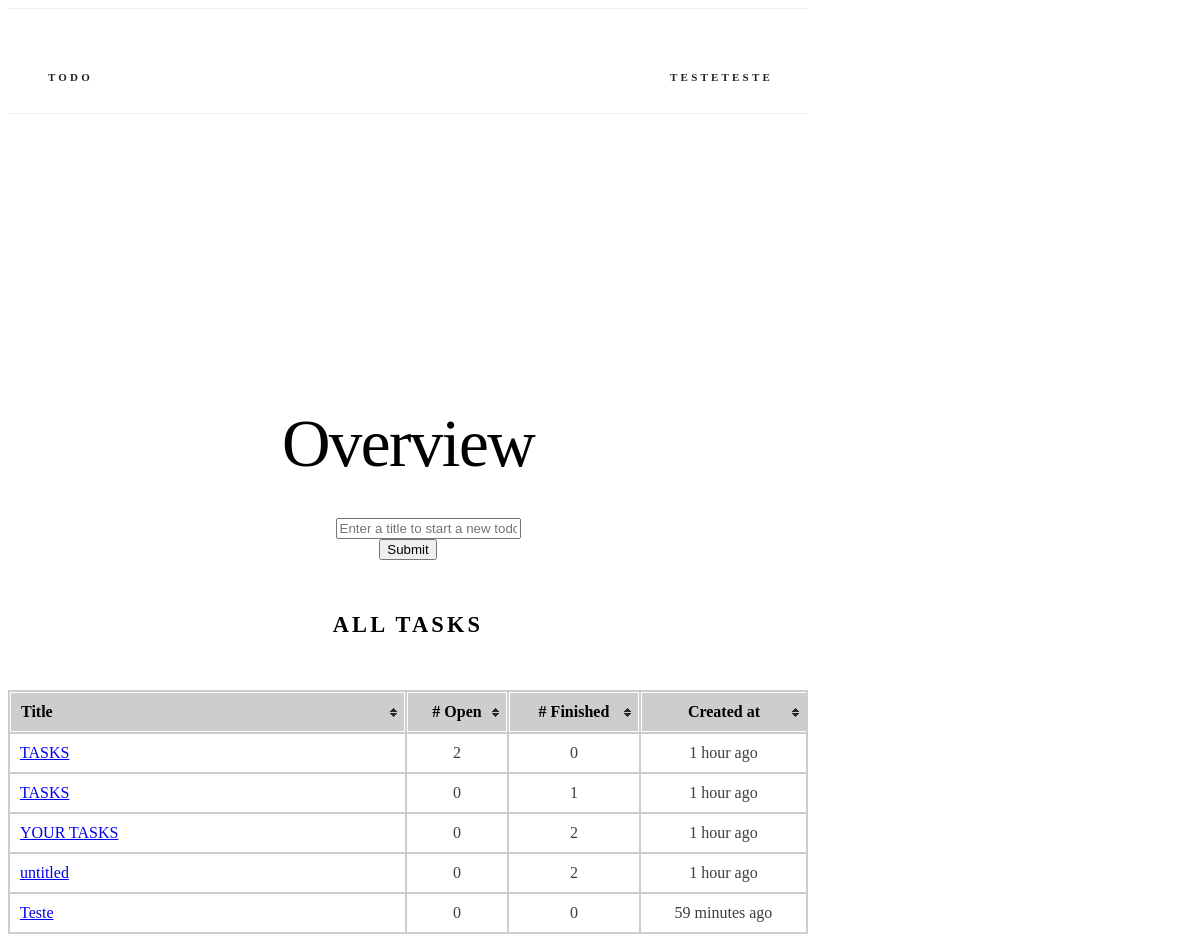
The app's page /todolists/ (signed in) with its own data.
### lists/models.py (models this page shows, shortened)
class TodoList(models.Model):
    title = models.CharField(max_length=128, default="YOUR TASKS")
    created_at = models.DateTimeField(auto_now=True)
    creator = models.ForeignKey(
        User, null=True, related_name="todolists", on_delete=models.CASCADE
    )
    class Meta:
        ordering = ("created_at",)
    def count_finished(self):
        return self.todos.filter(is_finished=True).count()
    def count_open(self):
        return self.todos.filter(is_finished=False).count()

### lists/views.py (the view)
# urls.py: path("todolists/", views.overview, name="overview"),
@login_required
def overview(request):
    if request.method == "POST":
        return redirect("lists:add_todolist")
    return render(request, "lists/overview.html", {"form": TodoListForm()})

### lists/forms.py
class TodoListForm(forms.Form):
    title = forms.CharField(
        **form_kwargs(
            widget=forms.TextInput(
                attrs=widget_attrs("Enter a title to start a new todolist")
            )
        )
    )

### lists/templatetags/lists_extras.py (called while the page is built)
@register.filter("humanize")
def humanize_time(dt, past_="ago", future_="from now", default="just now"):
    now = datetime.utcnow()
    dt = dt.replace(tzinfo=None)
    if now > dt:
        diff = now - dt
        dt_is_past = True
    else:
        diff = dt - now
        dt_is_past = False
    periods = (
        (diff.days // 365, "year", "years"),
        (diff.days // 30, "month", "months"),
        (diff.days // 7, "week", "weeks"),
        (diff.days, "day", "days"),
        (diff.seconds // 3600, "hour", "hours"),
        (diff.seconds // 60, "minute", "minutes"),
        (diff.seconds, "second", "seconds"),
    )
    for period, singular, plural in periods:
        if period:
            return "%d %s %s" % (
                period,
                singular if period == 1 else plural,
                past_ if dt_is_past else future_,
            )
    return default

@register.filter("in_seconds")
def in_seconds(dt):
    return int((dt.replace(tzinfo=None) - datetime(1970, 1, 1)).total_seconds())

### lists/templates/lists/overview.html (shortened to what this page needs)
{% extends "base.html" %}
{% load static %}
{% load lists_extras %}
{% block css %}
<link rel="stylesheet" href="{% static 'lists/css/table.css' %}"> {% endblock %}
{% block body %}
<section class="header">
  <h2 class="title">Overview</h2>
  <div class="row">
    <div class="six columns">
      <form action="{% url 'lists:add_todolist' %}" method=post>
        <dl>
          <dd>{{ form }}
          <dt><input type="submit" value="Submit">
        </dl>
      </form>
    </div>
  </div>
  <div class="row">
    <div class="u-full-width">
      <h6 class="docs-header todolist-overview">All tasks</h6>
      <table id="todolist-overview-table" class="tablesorter">
        <thead>
          <tr>
            <th class='todolist-title'>Title</th>
            <th># Open</th>
            <th># Finished</th>
            <th class="datetime">Created at</th>
          </tr>
        </thead>
        <tbody>
          {% for todolist in user.todolists.all %}
          <tr>
            <td class='todolist-title'><a href="{% url 'lists:todolist' todolist_id=todolist.id %}">{{ todolist.title }}</a></td>
            <td>{{ todolist.count_open }}</td>
            <td>{{ todolist.count_finished }}</td>
            <td data-time-in-seconds="{{ todolist.created_at|in_seconds }}">{{ todolist.created_at|humanize }}</td>
          </tr>
          {% endfor %}
        </tbody>
      </table>
    </div>
  </div>
</section>
{% endblock %}

### todolist/templates/base.html (shortened to what this page needs)
<!DOCTYPE html>
<html lang="en">
<head>
  {% load static %}
  <link rel="stylesheet" type='text/css' href="https://cdnjs.cloudflare.com/ajax/libs/normalize/3.0.2/normalize.min.css">
  <link rel="stylesheet" type='text/css' href="https://cdnjs.cloudflare.com/ajax/libs/skeleton/2.0.4/skeleton.min.css">
  <link rel="stylesheet" type='text/css' href="{% static 'css/custom.css' %}">
  {% block css %}{% endblock %}
</head>
<body>
  <div class="container">
    <nav class="navbar">
      <div class="container">
        <ul class="navbar-list">
          <li class="navbar-item"><a class="navbar-link" href="{% url 'lists:index' %}">TODO</a></li>
          {% if not user.is_authenticated %}
          <li class="navbar-item">
            <a class="navbar-link" href="{% url 'auth:login' %}">Login</a> {% else %}
            <li class="navbar-item">
              <a class="navbar-link" href="#" data-popover="#moreNavPopover">{{ user.username }}</a>
            </li>
            {% endif %}
        </ul>
      </div>
    </nav>
    {% block body %}{% endblock %}
  </div>
</body>
</html>

### todolist/static/css/custom.css (style rules this page uses)
.title { margin-top: 0; margin-bottom: 2rem; font-weight: 300; font-size: 3.6rem; line-height: 1.25; letter-spacing: -.1rem; word-wrap: break-word; }
th.todolist-title, tr td.todolist-title { width: 50%; word-break: break-word; }
.container { max-width: 800px; }
.header { margin-top: 6rem; text-align: center; }
.docs-header { text-transform: uppercase; font-size: 1.4rem; letter-spacing: .2rem; font-weight: 600; }
.navbar { display: none; }
@media (min-width: 550px) { .title { font-size: 4.2rem; } }
@media (min-width: 550px) { .header { margin-top: 18rem; } }
@media (min-width: 750px) { .navbar, .navbar-spacer { display: block; width: 100%; height: 6.5rem; background: #fff; z-index: 99; border-top: 1px solid #eee; border-bottom: 1px solid #eee; } }
@media (min-width: 750px) { .navbar > .container { width: 100%; } }
@media (min-width: 750px) { .navbar-list { list-style: none; margin-bottom: 0; } }
@media (min-width: 750px) { .navbar-item { position: relative; float: left; margin-bottom: 0; } }
@media (min-width: 750px) { .navbar-item:last-child { float: right; } }
@media (min-width: 750px) { .navbar-link { text-transform: uppercase; font-size: 11px; font-weight: 600; letter-spacing: .2rem; margin-right: 35px; text-decoration: none; line-height: 6.5rem; color: #222; } }

### lists/static/lists/css/table.css (style rules this page uses)
table.tablesorter { background-color: #CDCDCD; margin: 10px 0pt 15px; width: 100%; text-align: left; }
table.tablesorter thead tr th, table.tablesorter tbody tr td, table.tablesorter tfoot tr th { padding: 10px; text-align: center; }
table.tablesorter th:first-child, table.tablesorter tbody tr td:first-child { text-align: left; }
table.tablesorter thead tr th, table.tablesorter tfoot tr th { border: 1px solid #FFF; }
table.tablesorter th:last-child { border-right: 0px solid #FFF; }
table.tablesorter thead tr .header { background-image: url(../images/bg.gif); background-repeat: no-repeat; background-position: center right; cursor: pointer; }
table.tablesorter tbody td { color: #3D3D3D; padding: 4px; background-color: #FFF; vertical-align: top; }

### records on screen
TodoList: title "TASKS", count_open "2", count_finished "0", created_at "1 hour ago"
TodoList: title "TASKS", count_open "0", count_finished "1", created_at "1 hour ago"
TodoList: title "YOUR TASKS", count_open "0", count_finished "2", created_at "1 hour ago"
TodoList: title "untitled", count_open "0", count_finished "2", created_at "1 hour ago"
TodoList: title "Teste", count_open "0", count_finished "0", created_at "59 minutes ago"

### other values on screen
{{ user.username }} "TESTETESTE"
